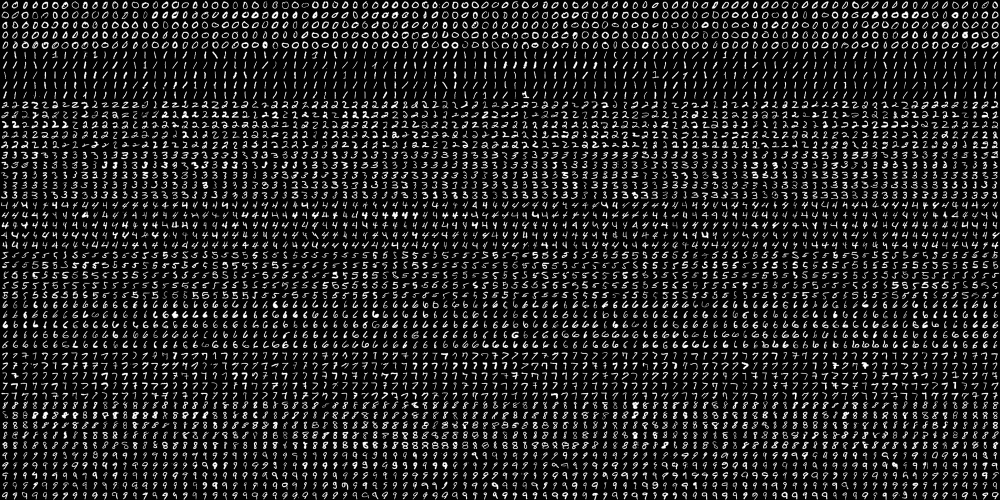
#> input picture digits.png, 2000 x 1000 px, found by its file name (shown at 1/2 size)
$ python evaluation.py
#> lines starting #> are read from the running program, lines starting #| are printed output that depends on the picture; after the words box and inside, x2 and y2 are one past the last pixel; in counts of white or black regions, pixels touching at a corner belong together; long printed decimals are rounded
### basic_knn.py
import numpy as np
import cv2

# Loading the digits data
data = cv2.imread('images/digits.png', cv2.IMREAD_COLOR)
#> data is the input picture: shape (1000, 2000, 3); min 0, max 255, mean 33.8
if data is None:
    raise FileNotFoundError("The file 'images/digits.png' was not found. Please check the path.")
gray = cv2.cvtColor(data, cv2.COLOR_BGR2GRAY)

# Resizing for visualization
resized = cv2.pyrDown(gray)
cv2.imshow("Original Data", resized)
cv2.waitKey(500)
cv2.destroyAllWindows()

# Splitting the image into 5000 sub-images of size 20x20
arr = [np.hsplit(row, 100) for row in np.vsplit(gray, 50)]
#> arr = 50 items
arr = np.array(arr)
print("Resulting Shape", arr.shape)
#| Resulting Shape (50, 100, 20, 20)

# Splitting into training and test sets
X_train = arr[:, :70].reshape(-1, 400).astype(np.float32)  # Train: 70 columns
X_test = arr[:, 70:].reshape(-1, 400).astype(np.float32)   # Test: 30 columns
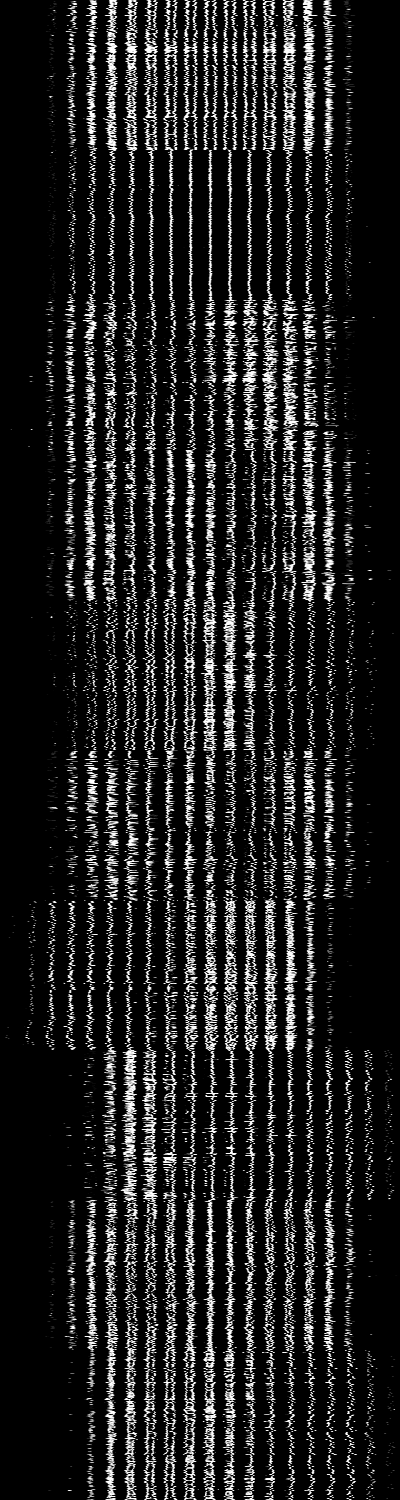
#> X_test: shape (1500, 400) float32; min 0, max 255, mean 33.8
print("Input shapes\n--> Train: {}, Test: {}".format(X_train.shape, X_test.shape))
#| Input shapes
#| --> Train: (3500, 400), Test: (1500, 400)

# Targets for each image
y = np.arange(10)  # 0 to 9
y_train = np.repeat(y, 350)[:, np.newaxis]  # 70% for training
y_test = np.repeat(y, 150)[:, np.newaxis]   # 30% for testing
print("Target shapes\n--> Train: {}, Test: {}".format(y_train.shape, y_test.shape))

# Using K-NN (k-nearest neighbors)
classifier_knn = cv2.ml.KNearest_create()
classifier_knn.train(X_train, cv2.ml.ROW_SAMPLE, y_train)

# Testing and calculating accuracy
ret, result, neighbours, distance = classifier_knn.findNearest(X_test, k=3)
#> ret = 0; result = 1500 values, max 9 at index 546, min 0 at index 0, mean 4.46; neighbours = 1500 rows, first 8: [0, 0, 0], [0, 0, 0], [0, 0, 0], [0, 0, 0], [0, 0, 0], [0, 0, 0], [0, 0, 0], [0, 0, 0]; distance = 1500 rows, first 8: [771799, 787246, 821341], [916008, 1053323, 1083589], [452262, 472470, 523199], [699510, 717288, 728714], [506154, 571763, 631203], [630256, 699302, 711550], [688307, 697413, 722577], [629131, 681500, 744434]
accuracy = np.mean(result == y_test) * 100
#> accuracy = 93.47
print("Accuracy:", accuracy)
#| Accuracy: 93.467

### preprocess.py
import numpy as np
import cv2

# [14 lines left out: function contour_coordinates, not called in this run]

def drawSquare(image):
    '''
    Draws a square around the found digits.
    If the input image is already a square, returns as-is.
    Otherwise, resizes the image to a square.
    '''
    try:
        # Ensure image is 2D
        if len(image.shape) > 2:
            image = cv2.cvtColor(image, cv2.COLOR_BGR2GRAY)

        b = [0, 0, 0]  # Black padding
        height, width = image.shape[0], image.shape[1]

        if height == width:
            return image  # No resize if already square

        # Resize to make the smaller dimension match the larger
        max_dim = max(height, width)
        d_size = cv2.resize(image, (max_dim, max_dim), interpolation=cv2.INTER_CUBIC)

        # If height > width, pad width
        if height > width:
            padding = (height - width) // 2
            return cv2.copyMakeBorder(d_size, 0, 0, padding, padding, cv2.BORDER_CONSTANT, value=b)
        else:
            padding = (width - height) // 2
            return cv2.copyMakeBorder(d_size, padding, padding, 0, 0, cv2.BORDER_CONSTANT, value=b)

    except Exception as e:
        print(f"Error in drawSquare: {e}")
        return image  # Return original image if processing fails

def resize(image, dim):
    '''
    Resizes the image to the specified square dimension `dim` with padding to keep it centered.
    '''
    try:
        # Ensure image is 2D
        if len(image.shape) > 2:
            image = cv2.cvtColor(image, cv2.COLOR_BGR2GRAY)

        b = [0, 0, 0]  # Black padding
        dim = dim - 4  # Adjust the dimension to leave room for padding
        height, width = image.shape[:2]

        # Calculate resize ratio
        r = float(dim) / max(width, height)
        resized = cv2.resize(image, (int(width * r), int(height * r)), interpolation=cv2.INTER_AREA)

        h, w = resized.shape[:2]

        # Create a square canvas
        square = np.zeros((dim, dim), dtype=np.uint8)

        # Calculate start positions to center the image
        start_x = (dim - w) // 2
        start_y = (dim - h) // 2

        # Place resized image in the center of the square
        square[start_y:start_y+h, start_x:start_x+w] = resized

        # Adding 2-pixel padding around the final resized image
        return cv2.copyMakeBorder(square, 2, 2, 2, 2, cv2.BORDER_CONSTANT, value=b)

    except Exception as e:
        print(f"Error in resize: {e}")
        # Return a blank image of specified dimension if processing fails
        return np.zeros((dim, dim), dtype=np.uint8)

# Test the functions
# [14 lines left out: function main, not called in this run]

# [2 lines that do not run on import are left out]

### evaluation.py
import numpy as np
import cv2
from preprocess import drawSquare, resize
from basic_knn import classifier_knn  # Import trained KNN model

def contour_coordinates(contour):
    '''Returns x-coordinate of a contour'''
    (x, y, w, h) = cv2.boundingRect(contour)
    return x

# Load the image
image = cv2.imread('images/text.jpg', cv2.IMREAD_COLOR)
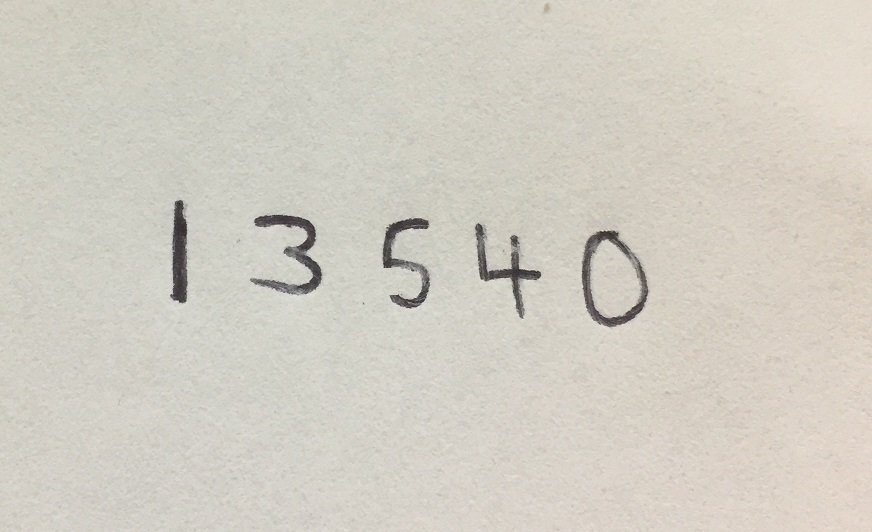
#> input picture text.jpg, 872 x 532 px, found by its file name
#> image is the input picture: shape (532, 872, 3); mean B, G, R 195.2, 205.6, 209.7
if image is None:
    raise FileNotFoundError("The file 'images/text.jpg' was not found. Please check the path.")
gray = cv2.cvtColor(image, cv2.COLOR_BGR2GRAY)
#> gray: shape (532, 872)
cv2.imshow("Original", image)
cv2.waitKey(500)
cv2.destroyAllWindows()

# Preprocessing
blur = cv2.GaussianBlur(gray, (5, 5), 0)
canny = cv2.Canny(blur, 30, 150)
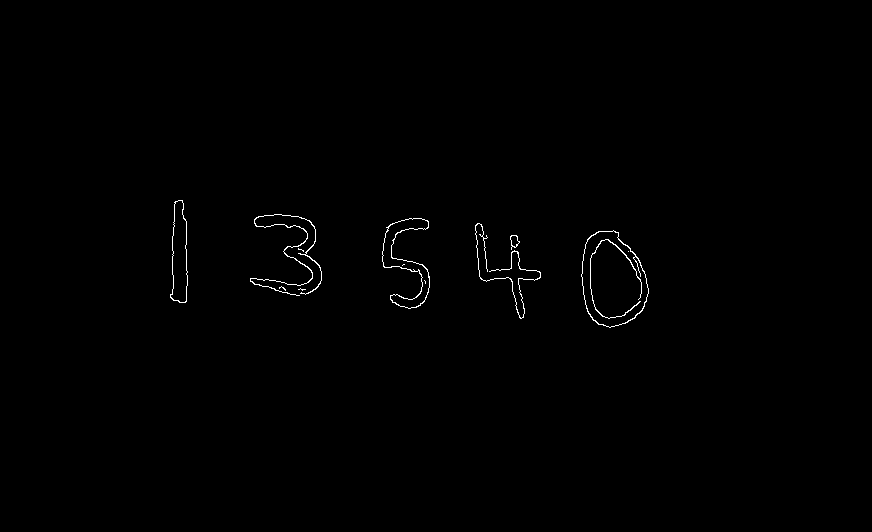
#> canny: shape (532, 872); 0.45% white in thin lines or dots, all inside (x1, y1, x2, y2) = (170, 200, 649, 328)
contours, _ = cv2.findContours(canny.copy(), cv2.RETR_EXTERNAL, cv2.CHAIN_APPROX_SIMPLE)
#> contours = 9 contours, 3 with area under 20; largest, box (x1, y1, x2, y2) and area: (581, 230, 649, 328) 4854, (382, 218, 430, 309) 1474, (170, 200, 188, 303) 1286, (250, 214, 322, 296) 92, (510, 235, 520, 250) 75, (475, 223, 541, 319) 28
print("Number of contours found:", len(contours))
#| Number of contours found: 9

# Sort contours from left to right
contours = sorted(contours, key=contour_coordinates)
#> in contour_coordinates, `(x, y, w, h) = cv2.boundingRect(contour)`: x = 298; y = 288; w = 8; h = 3

# Process each contour
detected_digits = []
raw_images = []  # Store original digit images for inspection
confidence_scores = []

for i, contour in enumerate(contours):
    (x, y, w, h) = cv2.boundingRect(contour)
    if w >= 5 and h >= 20:  # Filter by size
        roi = blur[y:y+h, x:x+w]
        _, roi = cv2.threshold(roi, 127, 255, cv2.THRESH_BINARY_INV)

        # Preprocessing the digit
        square = drawSquare(roi)  # Draw a square around the found digits
        digit_resized = resize(square, 20)  # Resize to 20x20 for the KNN model

        # Save the raw digit image for debugging
        raw_images.append(digit_resized)

        # Reshape the digit into a 1D array of 400 elements for the KNN model
        result = digit_resized.reshape((1, 400)).astype(np.float32)

        # Classify the digit using KNN with more detailed output
        ret, res, neighbours, distance = classifier_knn.findNearest(result, k=3)

        # Convert to digit and calculate confidence
        detected_digit = str(int(float(res[0])))

        # Calculate confidence based on nearest neighbors
        unique, counts = np.unique(neighbours[0], return_counts=True)
        confidence = counts[0] / len(neighbours[0]) * 100

        detected_digits.append(detected_digit)
        confidence_scores.append(confidence)

        # Annotate image with digit and confidence
        cv2.rectangle(image, (x, y), (x+w, y+h), (0, 0, 255), 2)
        label = f"{detected_digit} ({confidence:.1f}%)"
        cv2.putText(image, label, (x, y-10), cv2.FONT_HERSHEY_SIMPLEX, 0.6, (0, 255, 0), 2)

        # Additional debugging print
        print(f"Digit {i}: {detected_digit}, Confidence: {confidence:.1f}%, Neighbours: {neighbours[0]}")
#> this loop made 9 passes
#> (x, y, max_dim in drawSquare, padding in drawSquare) on pass 7: (475, 223, 96, 15)
#> (x, y, max_dim in drawSquare, padding in drawSquare) on passes 1 to 2: (170, 200, 103, 42), (250, 214, 82, 5)
#| Digit 0: 4, Confidence: 66.7%, Neighbours: [9. 4. 4.]
#| Digit 1: 2, Confidence: 33.3%, Neighbours: [3. 5. 2.]
#| Digit 5: 4, Confidence: 66.7%, Neighbours: [4. 4. 5.]
#| Digit 6: 4, Confidence: 100.0%, Neighbours: [4. 4. 4.]
#| Digit 8: 0, Confidence: 66.7%, Neighbours: [0. 0. 6.]
#> pass 1, in drawSquare, `d_size = cv2.resize(image, (max_dim, max_dim), interpolation=cv2.INTER..`:
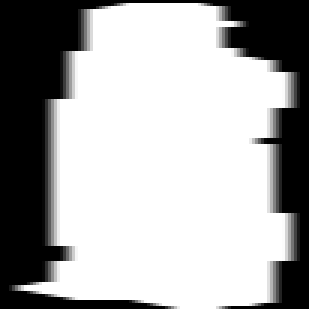
#> d_size: shape (103, 103) (shown 3 times larger); min 0, max 255, mean 168.9
#> after the loop: image: shape (532, 872, 3); 1.71% of pixels changed, all inside (x1, y1, x2, y2) = (169, 174, 675, 330)
#> after the loop:
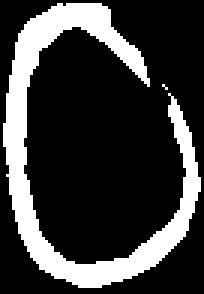
#> roi: shape (98, 68) (shown 3 times larger); 22.9% white; 2 white regions (1 under 20 px), largest, box (x1, y1, x2, y2) and area: (1, 1, 67, 96) 1522
#> after the loop:
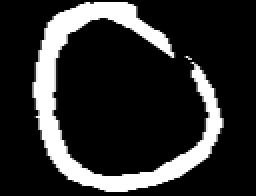
#> square: shape (98, 128) (shown 2 times larger); min 0, max 255, mean 44.7
#> after the loop, confidence_scores = [66.67, 33.33, 66.67, 100, 66.67]; detected_digits = ['4', '2', '4', '4', '0']; raw_images = 5 items

# Save and display final result
cv2.imshow("Final Image", image)
cv2.imwrite("output_image_with_confidence.jpg", image)
cv2.waitKey(500)
cv2.destroyAllWindows()

print("\nDetected digits:", detected_digits)
#| Detected digits: ['4', '2', '4', '4', '0']
print("Confidence scores:", confidence_scores)
#| Confidence scores: [66.667, 33.333, 66.667, 100.0, 66.667]

# Debug: Save individual digit images with more context
for i, digit in enumerate(raw_images):
    cv2.imwrite(f'debug_digit_{i}_value_{detected_digits[i]}.jpg', digit)
    print(f"Saved debug image for digit_{i} (value: {detected_digits[i]})")
#> this loop made 5 passes
#| Saved debug image for digit_0 (value: 4)
#| Saved debug image for digit_1 (value: 2)
#| Saved debug image for digit_2 (value: 4)
#| Saved debug image for digit_3 (value: 4)
#| Saved debug image for digit_4 (value: 0)
#> pass 2, `cv2.imwrite(f'debug_digit_{i}_value_{detected_digits[i]}.jpg', digit)`:
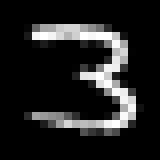
#> saved as debug_digit_1_value_2.jpg: shape (20, 20) (shown 8 times larger); min 0, max 255, mean 33.5
